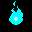

Tiled map render using the project's own tile images. Description and the whole map definition, tile-layer contents included, below:
An orthogonal 1x1 tile map with 32x32 px tiles, 1 tile layer (Tile Layer 1).

<map version="1.9" tiledversion="1.9.2" orientation="orthogonal" renderorder="right-down" width="1" height="1" tilewidth="32" tileheight="32" infinite="0" nextlayerid="2" nextobjectid="1">
 <tileset firstgid="1" source="soul.tsx" />
 <layer id="1" name="Tile Layer 1" width="1" height="1">
  <data encoding="csv">
1
</data>
 </layer>
</map>
